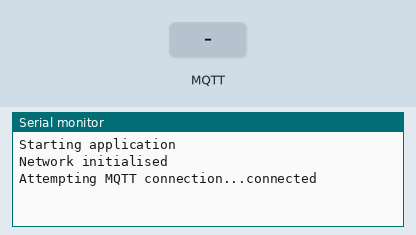
The sketch below on a simulated Arduino Uno, built with avr-gcc and run on an emulated ATmega328P. Shown: the last lines printed to the serial monitor. The test bench sets the inputs (shaded band). WiFi joins after 1.5 s; servers stay silent unless stated; no MQTT or app messages arrive unless stated.

Above: at 2.7 s.
2.8 s: MQTT message "5" arrives on the first subscribed topic
At 3.3 s:
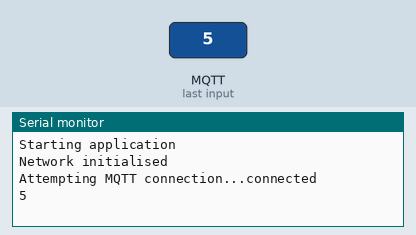
4.3 s: MQTT message "on" arrives on the first subscribed topic
At 5.5 s:
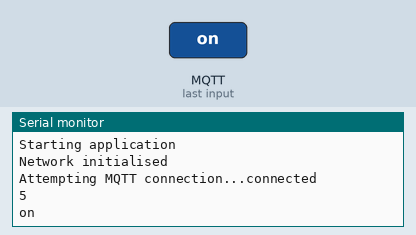
5.8 s: MQTT message "off" arrives on the first subscribed topic
At 6.7 s:
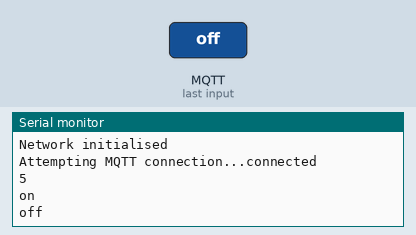

Measured:
- after the input at 2.8 s, the serial monitor: prints a new line at once (image 1)
- after the input at 4.3 s, the serial monitor: prints a new line at once (image 2)
- after the input at 5.8 s, the serial monitor: prints a new line at once (image 3)

The sketch:

Aircon_Remote_MQTT.ino
```cpp
/*
  AirCon Remote - Publish through MQTT

  This deals with
    + ethernet connections
    + MQTT
    +
*/

#include <SPI.h>
#include <Ethernet.h>
#include <PubSubClient.h>
#include <IRremote.h>

// Update these with values suitable for your network.
byte mac[]    = {  0xDE, 0xED, 0xBA, 0xFE, 0xFE, 0xEF };
IPAddress ip(192,168,0,203);
IPAddress server(192,168,0,254);
IRsend irsend;

// Variables
char message_buff[80];


EthernetClient ethClient;
PubSubClient client(ethClient);

void reconnect() {
  // Loop until we're reconnected
  while (!client.connected()) {
    Serial.print("Attempting MQTT connection...");
    // Attempt to connect
    if (client.connect("arduinoClient")) {
      Serial.println("connected");
      // Once connected, publish an announcement...
      client.publish("house/upstairs/aircon/response","Initialising");
      // ... and resubscribe
      client.subscribe("house/upstairs/aircon/request");
    } else {
      Serial.print("failed, rc=");
      Serial.print(client.state());
      Serial.println(" try again in 5 seconds");
      // Wait 5 seconds before retrying
      delay(5000);
    }
  }
}

void setup()
{
  Serial.begin(57600);
  Serial.println("Starting application");

  Ethernet.begin(mac, ip);
  // Allow the hardware to sort itself out
  delay(1500);

  Serial.println("Network initialised");

  // Now that we have a network, try the MSQTT stuff
  client.setServer(server, 1883);
  client.setCallback(callback);
}

void loop()
{
  if (!client.connected()) {
    reconnect();
  }
  client.loop();
  // house/upstairs/aircon/response

}


// handles message arrived on subscribed topic(s)
void callback(char* topic, byte* payload, unsigned int length) {
  IRsend irsend;
  int i = 0;
  for(i=0; i<length; i++) {
    message_buff[i] = payload[i];
  }
  message_buff[i] = '\0';

  String msgString = String(message_buff);

  Serial.println(msgString);
  irsend.sendNEC(msgString.toInt(), 32);
  client.publish("house/upstairs/aircon/response", message_buff);

} // Callback
```
